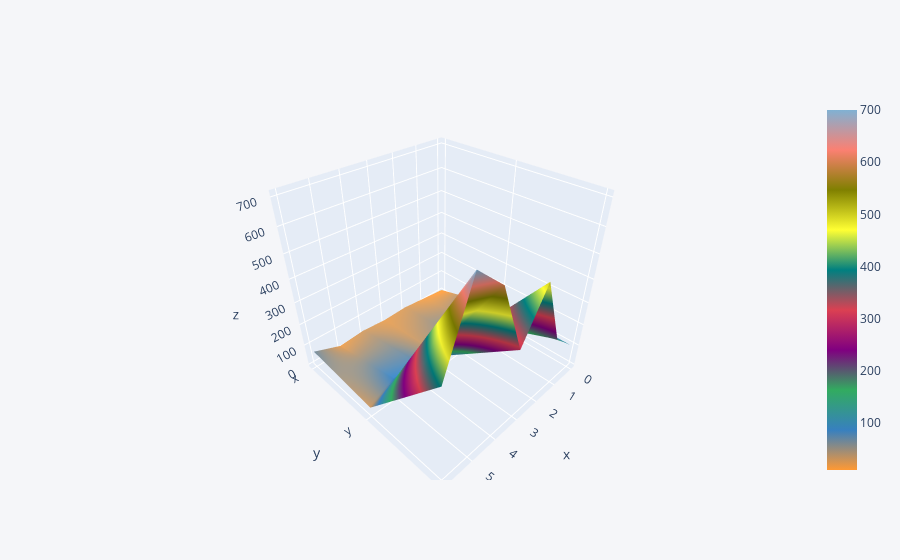

The notebook cell this image was saved under:
### Code cell
df2.iplot(kind='surface')

### Figure 1 — Plotly figure (JSON) as saved in the notebook; plotly's stock layout.template omitted (floating-point values rounded to 4 significant figures)
{"data": [{"colorscale": [[0, "rgb(255, 153, 51)"], [0.1111, "rgb(55, 128, 191)"], [0.2222, "rgb(50, 171, 96)"], [0.3333, "rgb(128, 0, 128)"], [0.4444, "rgb(219, 64, 82)"], [0.5556, "rgb(0, 128, 128)"], [0.6667, "rgb(255, 255, 51)"], [0.7778, "rgb(128, 128, 0)"], [0.8889, "rgb(251, 128, 114)"], [1, "rgb(128, 177, 211)"]], "type": "surface", "x": [0, 1, 2, 3, 4, 5, 6], "y": ["x", "y", "z"], "z": [[10, 20, 30, 25, 33, 22, 66], [99, 67, 69, 44, 81, 90, 33], [100, 200, 500, 300, 600, 700, 400]]}], "layout": {"legend": {"bgcolor": "#F5F6F9", "font": {"color": "#4D5663"}}, "paper_bgcolor": "#F5F6F9", "plot_bgcolor": "#F5F6F9", "title": {"font": {"color": "#4D5663"}}, "xaxis": {"gridcolor": "#E1E5ED", "showgrid": true, "tickfont": {"color": "#4D5663"}, "title": {"font": {"color": "#4D5663"}, "text": ""}, "zerolinecolor": "#E1E5ED"}, "yaxis": {"gridcolor": "#E1E5ED", "showgrid": true, "tickfont": {"color": "#4D5663"}, "title": {"font": {"color": "#4D5663"}, "text": ""}, "zerolinecolor": "#E1E5ED"}}}
